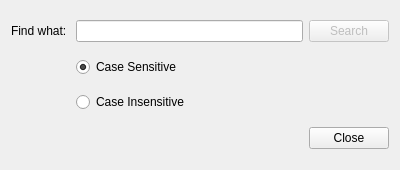
<?xml version="1.0" encoding="UTF-8"?>
<ui version="4.0">
 <class>Dialog_Find</class>
 <widget class="QDialog" name="Dialog_Find">
  <property name="geometry">
   <rect>
    <x>0</x>
    <y>0</y>
    <width>400</width>
    <height>170</height>
   </rect>
  </property>
  <property name="minimumSize">
   <size>
    <width>400</width>
    <height>170</height>
   </size>
  </property>
  <property name="maximumSize">
   <size>
    <width>400</width>
    <height>170</height>
   </size>
  </property>
  <property name="windowTitle">
   <string>LaTeX Office Writer</string>
  </property>
  <layout class="QGridLayout" name="gridLayout">
   <item row="0" column="0">
    <widget class="QLabel" name="labelFind">
     <property name="text">
      <string>Find what: </string>
     </property>
    </widget>
   </item>
   <item row="0" column="1">
    <widget class="QLineEdit" name="lineEditSearchKey"/>
   </item>
   <item row="0" column="2">
    <widget class="QPushButton" name="pushButtonSearch">
     <property name="enabled">
      <bool>false</bool>
     </property>
     <property name="text">
      <string>Search</string>
     </property>
     <property name="shortcut">
      <string>Return</string>
     </property>
    </widget>
   </item>
   <item row="1" column="1">
    <widget class="QRadioButton" name="radioButtonCaseSensitive">
     <property name="text">
      <string>Case Sensitive</string>
     </property>
     <property name="checked">
      <bool>true</bool>
     </property>
    </widget>
   </item>
   <item row="2" column="1">
    <widget class="QRadioButton" name="radioButtonCaseInsensitive">
     <property name="text">
      <string>Case Insensitive</string>
     </property>
    </widget>
   </item>
   <item row="3" column="0" colspan="3">
    <widget class="QDialogButtonBox" name="buttonBox">
     <property name="orientation">
      <enum>Qt::Horizontal</enum>
     </property>
     <property name="standardButtons">
      <set>QDialogButtonBox::Close</set>
     </property>
    </widget>
   </item>
  </layout>
 </widget>
 <resources/>
 <connections>
  <connection>
   <sender>buttonBox</sender>
   <signal>accepted()</signal>
   <receiver>Dialog_Find</receiver>
   <slot>accept()</slot>
   <hints>
    <hint type="sourcelabel">
     <x>248</x>
     <y>254</y>
    </hint>
    <hint type="destinationlabel">
     <x>157</x>
     <y>274</y>
    </hint>
   </hints>
  </connection>
  <connection>
   <sender>buttonBox</sender>
   <signal>rejected()</signal>
   <receiver>Dialog_Find</receiver>
   <slot>reject()</slot>
   <hints>
    <hint type="sourcelabel">
     <x>316</x>
     <y>260</y>
    </hint>
    <hint type="destinationlabel">
     <x>286</x>
     <y>274</y>
    </hint>
   </hints>
  </connection>
 </connections>
</ui>
